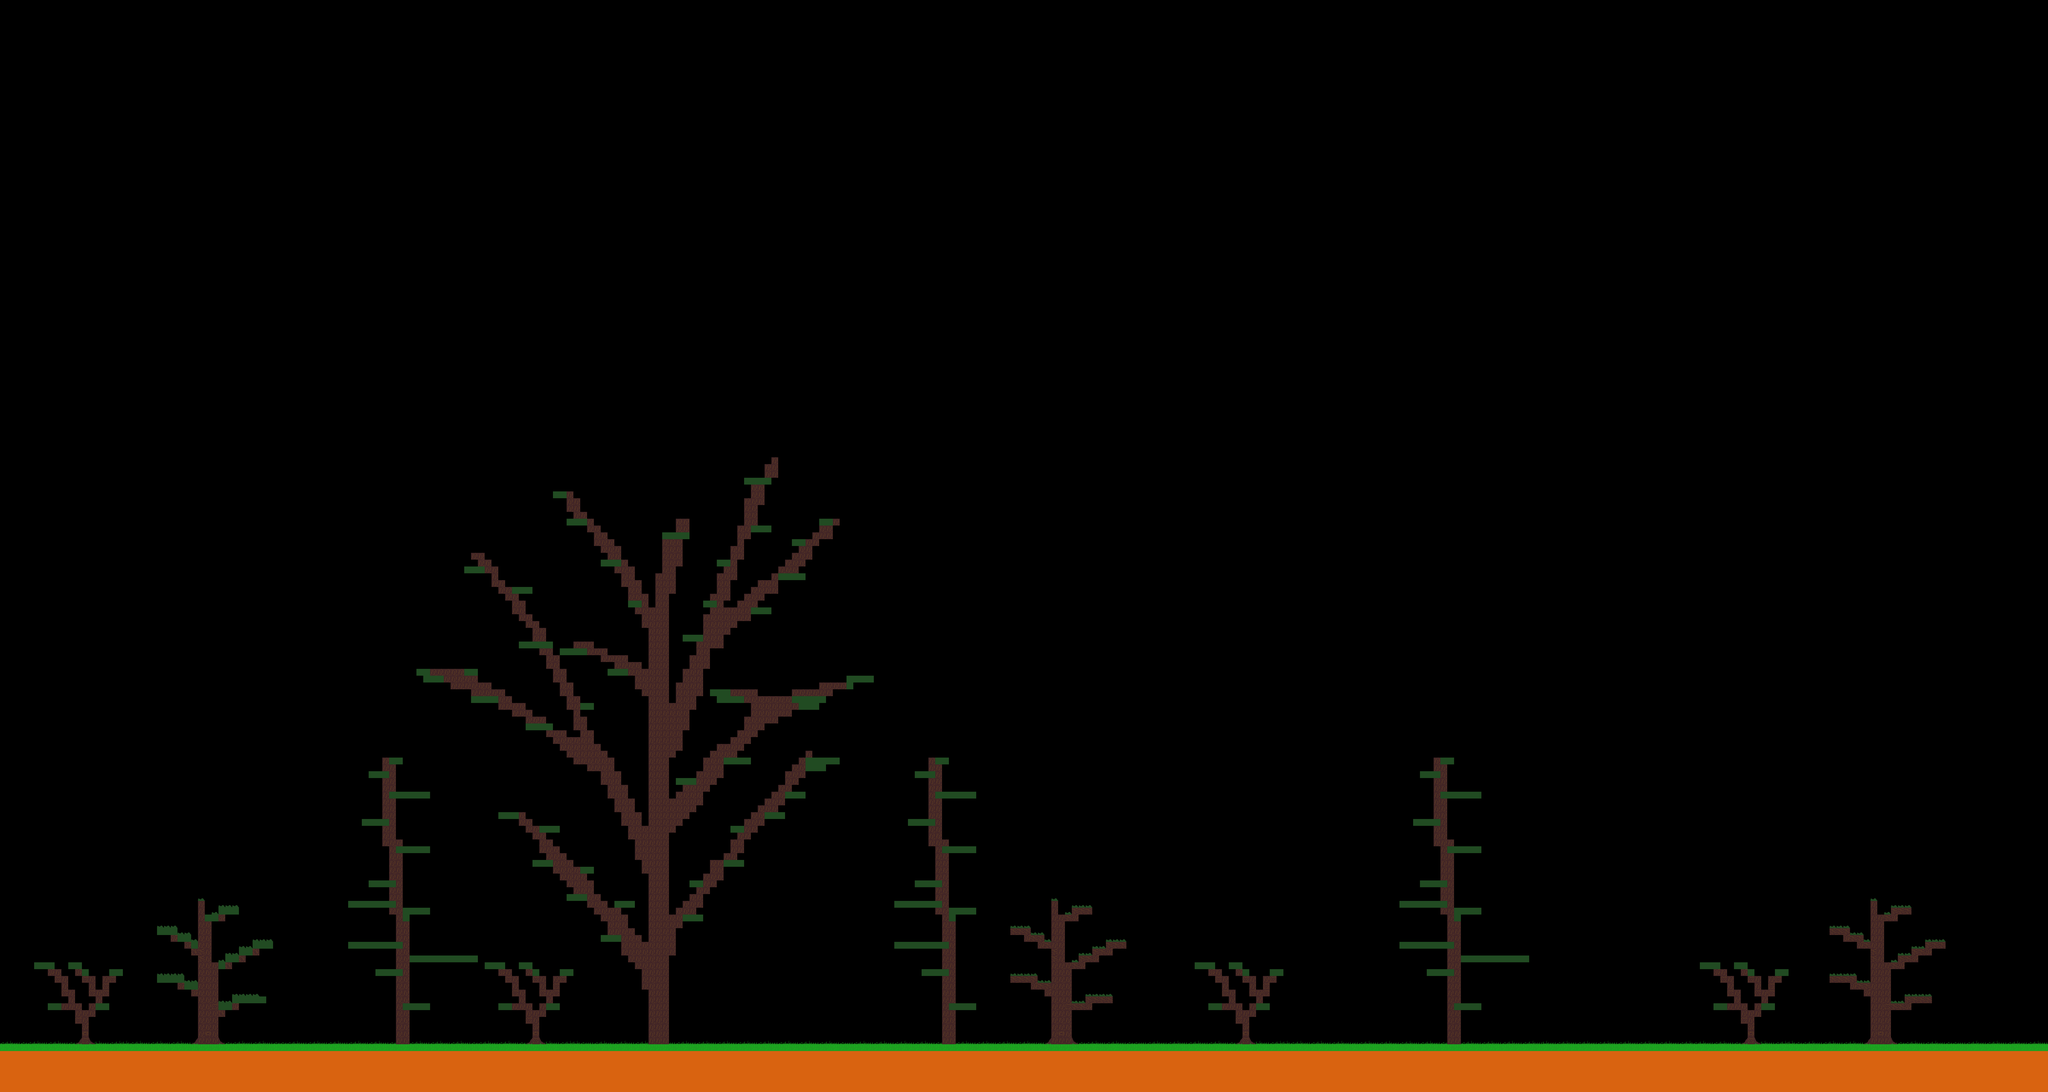

A level layout from a 2D game, rendered from its tile map. Below: a short description, then the map file with tile-grid data replaced by summaries:
An orthogonal 300x160 tile map with 32x32 px tiles, 1 tile layer (Tile Layer 1).

<map version="1.2" tiledversion="1.3.4" orientation="orthogonal" renderorder="right-down" width="300" height="160" tilewidth="32" tileheight="32" infinite="0" nextlayerid="2" nextobjectid="1">
 <editorsettings>
  <export target="../map3.csv" format="csv" />
 </editorsettings>
 <tileset firstgid="1" source="environment2.tsx" />
 <layer id="1" name="Tile Layer 1" width="300" height="160">
  <data>[48000 cells, 4271 non-empty, 15 distinct tile ids]</data>
 </layer>
</map>